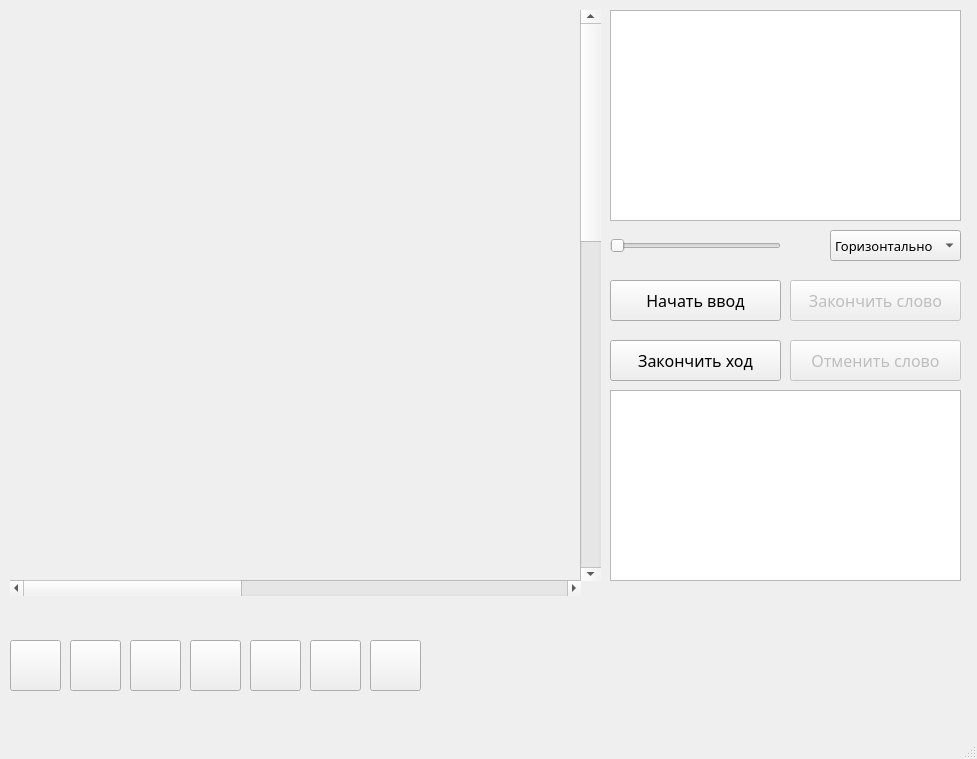
<?xml version="1.0" encoding="UTF-8"?>
<ui version="4.0">
 <class>MainWindow</class>
 <widget class="QMainWindow" name="MainWindow">
  <property name="geometry">
   <rect>
    <x>0</x>
    <y>0</y>
    <width>977</width>
    <height>759</height>
   </rect>
  </property>
  <property name="font">
   <font>
    <family>Segoe Print</family>
    <pointsize>12</pointsize>
   </font>
  </property>
  <property name="windowTitle">
   <string>MainWindow</string>
  </property>
  <property name="autoFillBackground">
   <bool>false</bool>
  </property>
  <widget class="QWidget" name="centralwidget">
   <widget class="QPushButton" name="wordStart">
    <property name="geometry">
     <rect>
      <x>610</x>
      <y>280</y>
      <width>171</width>
      <height>41</height>
     </rect>
    </property>
    <property name="font">
     <font>
      <family>Segoe Print</family>
      <pointsize>12</pointsize>
      <italic>false</italic>
     </font>
    </property>
    <property name="text">
     <string>Начать ввод</string>
    </property>
   </widget>
   <widget class="QListWidget" name="listWidget">
    <property name="geometry">
     <rect>
      <x>610</x>
      <y>10</y>
      <width>351</width>
      <height>211</height>
     </rect>
    </property>
    <property name="font">
     <font>
      <family>Segoe Print</family>
      <pointsize>12</pointsize>
     </font>
    </property>
   </widget>
   <widget class="QPushButton" name="b0">
    <property name="geometry">
     <rect>
      <x>10</x>
      <y>640</y>
      <width>51</width>
      <height>51</height>
     </rect>
    </property>
    <property name="font">
     <font>
      <family>Comic Sans MS</family>
      <pointsize>14</pointsize>
     </font>
    </property>
    <property name="text">
     <string/>
    </property>
   </widget>
   <widget class="QPushButton" name="b1">
    <property name="geometry">
     <rect>
      <x>70</x>
      <y>640</y>
      <width>51</width>
      <height>51</height>
     </rect>
    </property>
    <property name="font">
     <font>
      <family>Comic Sans MS</family>
      <pointsize>14</pointsize>
     </font>
    </property>
    <property name="text">
     <string/>
    </property>
   </widget>
   <widget class="QPushButton" name="b2">
    <property name="geometry">
     <rect>
      <x>130</x>
      <y>640</y>
      <width>51</width>
      <height>51</height>
     </rect>
    </property>
    <property name="font">
     <font>
      <family>Comic Sans MS</family>
      <pointsize>14</pointsize>
     </font>
    </property>
    <property name="text">
     <string/>
    </property>
   </widget>
   <widget class="QPushButton" name="b3">
    <property name="geometry">
     <rect>
      <x>190</x>
      <y>640</y>
      <width>51</width>
      <height>51</height>
     </rect>
    </property>
    <property name="font">
     <font>
      <family>Comic Sans MS</family>
      <pointsize>14</pointsize>
     </font>
    </property>
    <property name="text">
     <string/>
    </property>
   </widget>
   <widget class="QPushButton" name="b4">
    <property name="geometry">
     <rect>
      <x>250</x>
      <y>640</y>
      <width>51</width>
      <height>51</height>
     </rect>
    </property>
    <property name="font">
     <font>
      <family>Comic Sans MS</family>
      <pointsize>14</pointsize>
     </font>
    </property>
    <property name="text">
     <string/>
    </property>
   </widget>
   <widget class="QPushButton" name="b5">
    <property name="geometry">
     <rect>
      <x>310</x>
      <y>640</y>
      <width>51</width>
      <height>51</height>
     </rect>
    </property>
    <property name="font">
     <font>
      <family>Comic Sans MS</family>
      <pointsize>14</pointsize>
     </font>
    </property>
    <property name="text">
     <string/>
    </property>
   </widget>
   <widget class="QPushButton" name="b6">
    <property name="geometry">
     <rect>
      <x>370</x>
      <y>640</y>
      <width>51</width>
      <height>51</height>
     </rect>
    </property>
    <property name="font">
     <font>
      <family>Comic Sans MS</family>
      <pointsize>14</pointsize>
     </font>
    </property>
    <property name="text">
     <string/>
    </property>
   </widget>
   <widget class="QPushButton" name="turnCancel">
    <property name="enabled">
     <bool>false</bool>
    </property>
    <property name="geometry">
     <rect>
      <x>790</x>
      <y>340</y>
      <width>171</width>
      <height>41</height>
     </rect>
    </property>
    <property name="font">
     <font>
      <family>Segoe Print</family>
      <pointsize>12</pointsize>
     </font>
    </property>
    <property name="text">
     <string>Отменить слово</string>
    </property>
   </widget>
   <widget class="QPushButton" name="turnEnd">
    <property name="geometry">
     <rect>
      <x>610</x>
      <y>340</y>
      <width>171</width>
      <height>41</height>
     </rect>
    </property>
    <property name="font">
     <font>
      <family>Segoe Print</family>
      <pointsize>12</pointsize>
     </font>
    </property>
    <property name="text">
     <string>Закончить ход</string>
    </property>
   </widget>
   <widget class="QComboBox" name="comboBox">
    <property name="geometry">
     <rect>
      <x>830</x>
      <y>230</y>
      <width>131</width>
      <height>31</height>
     </rect>
    </property>
    <property name="font">
     <font>
      <family>Segoe Print</family>
      <pointsize>10</pointsize>
     </font>
    </property>
    <item>
     <property name="text">
      <string>Горизонтально</string>
     </property>
    </item>
    <item>
     <property name="text">
      <string>Вертикально</string>
     </property>
    </item>
   </widget>
   <widget class="QPushButton" name="wordEnd">
    <property name="enabled">
     <bool>false</bool>
    </property>
    <property name="geometry">
     <rect>
      <x>790</x>
      <y>280</y>
      <width>171</width>
      <height>41</height>
     </rect>
    </property>
    <property name="font">
     <font>
      <family>Segoe Print</family>
      <pointsize>12</pointsize>
     </font>
    </property>
    <property name="text">
     <string>Закончить слово</string>
    </property>
   </widget>
   <widget class="QLabel" name="cursorLet">
    <property name="enabled">
     <bool>true</bool>
    </property>
    <property name="geometry">
     <rect>
      <x>430</x>
      <y>640</y>
      <width>231</width>
      <height>51</height>
     </rect>
    </property>
    <property name="font">
     <font>
      <family>Comic Sans MS</family>
      <pointsize>16</pointsize>
     </font>
    </property>
    <property name="text">
     <string/>
    </property>
   </widget>
   <widget class="QScrollBar" name="wordX">
    <property name="geometry">
     <rect>
      <x>10</x>
      <y>580</y>
      <width>571</width>
      <height>16</height>
     </rect>
    </property>
    <property name="maximum">
     <number>15</number>
    </property>
    <property name="orientation">
     <enum>Qt::Horizontal</enum>
    </property>
   </widget>
   <widget class="QScrollBar" name="wordY">
    <property name="geometry">
     <rect>
      <x>580</x>
      <y>10</y>
      <width>21</width>
      <height>571</height>
     </rect>
    </property>
    <property name="maximum">
     <number>15</number>
    </property>
    <property name="orientation">
     <enum>Qt::Vertical</enum>
    </property>
   </widget>
   <widget class="QSlider" name="wordLen">
    <property name="geometry">
     <rect>
      <x>610</x>
      <y>230</y>
      <width>171</width>
      <height>31</height>
     </rect>
    </property>
    <property name="minimum">
     <number>1</number>
    </property>
    <property name="maximum">
     <number>16</number>
    </property>
    <property name="orientation">
     <enum>Qt::Horizontal</enum>
    </property>
   </widget>
   <widget class="QTableWidget" name="tableWidget">
    <property name="enabled">
     <bool>true</bool>
    </property>
    <property name="geometry">
     <rect>
      <x>610</x>
      <y>390</y>
      <width>351</width>
      <height>191</height>
     </rect>
    </property>
    <property name="editTriggers">
     <set>QAbstractItemView::NoEditTriggers</set>
    </property>
    <property name="selectionMode">
     <enum>QAbstractItemView::NoSelection</enum>
    </property>
   </widget>
  </widget>
  <widget class="QMenuBar" name="menubar">
   <property name="geometry">
    <rect>
     <x>0</x>
     <y>0</y>
     <width>977</width>
     <height>34</height>
    </rect>
   </property>
  </widget>
  <widget class="QStatusBar" name="statusbar"/>
 </widget>
 <resources/>
 <connections/>
</ui>
